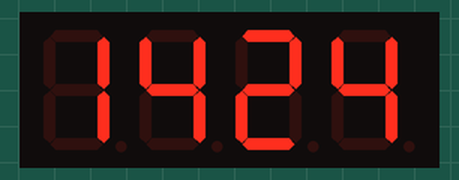
Simulated run of this sketch. Board: Arduino Uno, built with avr-gcc and run on an emulated ATmega328P. Parts: 4-digit seven-segment display. Wiring (inferred from the names in the program): 4-digit 7-segment display, segments lit when LOW: segments pin 12, pin 10, pin 6, pin 3, pin 2, pin 11, pin 5, pin 4; digit selects pin 13, pin 8, pin 9, pin 7. The segment pins are drawn as the display they are named for.

Above: at 0.1 s.
At 65.1 s:
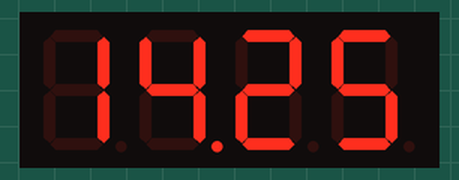
At 128.1 s:
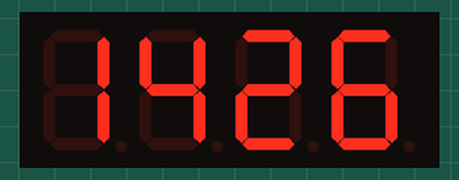

The sketch:

budzik.ino
```cpp
/*
wystarczyło zainteresować się bibliotekami LedControl, DateTime i Metro zamiast pisać ten program

    A
   ---
F |   | B
  | G |
   ---
E |   | C
  |   |
   ---
    D

LED PINs:

 _13_12_11__8__9__10_
[____.____.____.____.]
  2  3  4   6  5  7

*/

#define ON 0
#define OFF 1

int A = 12;
int B = 10;
int C = 6;
int D = 3;
int E = 2;
int F = 11;
int G = 5;
int dot = 4;
int D4 = 7;
int D3 = 9;
int D2 = 8;
int D1 = 13;

int h = 14;
int m = 24;
int refresh = 5;

unsigned long start;
unsigned long now;

void setup(){
  pinMode(A, OUTPUT);
  pinMode(B, OUTPUT);
  pinMode(C, OUTPUT);
  pinMode(D, OUTPUT);
  pinMode(E, OUTPUT);
  pinMode(F, OUTPUT);
  pinMode(G, OUTPUT);
  pinMode(dot, OUTPUT);
  pinMode(D1, OUTPUT);
  pinMode(D2, OUTPUT);
  pinMode(D3, OUTPUT);
  pinMode(D4, OUTPUT);
}

//=====================

void loop(){
  for(int j=h; j<24; j++){
    h=0;
    for(int i=m; i<60; i++){
      m=0;
      start=millis();
      now=start;
      while(now-start<59980){
        digitalWrite(dot, OFF);
        condition(i%10);
        fourth();
        delay(refresh);

        digitalWrite(dot, OFF);
        condition((i-i%10)/10);
        third();
        delay(refresh);

        if(now%2000<1000) digitalWrite(dot, OFF);
        else digitalWrite(dot, ON);
        condition(j%10);
        second();
        delay(refresh);

        digitalWrite(dot, OFF);
        condition((j-j%10)/10);
        first();
        delay(refresh);

        now=millis();
      }
    }
  }
}

//===================

void zero(){
  digitalWrite(A, ON);
  digitalWrite(B, ON);
  digitalWrite(C, ON);
  digitalWrite(D, ON);
  digitalWrite(E, ON);
  digitalWrite(F, ON);
  digitalWrite(G, OFF);
}

void one(){
  digitalWrite(A, OFF);
  digitalWrite(B, ON);
  digitalWrite(C, ON);
  digitalWrite(D, OFF);
  digitalWrite(E, OFF);
  digitalWrite(F, OFF);
  digitalWrite(G, OFF);
}

void two(){
  digitalWrite(A, ON);
  digitalWrite(B, ON);
  digitalWrite(C, OFF);
  digitalWrite(D, ON);
  digitalWrite(E, ON);
  digitalWrite(F, OFF);
  digitalWrite(G, ON);
}

void three(){
  digitalWrite(A, ON);
  digitalWrite(B, ON);
  digitalWrite(C, ON);
  digitalWrite(D, ON);
  digitalWrite(E, OFF);
  digitalWrite(F, OFF);
  digitalWrite(G, ON);
}

void four(){
  digitalWrite(A, OFF);
  digitalWrite(B, ON);
  digitalWrite(C, ON);
  digitalWrite(D, OFF);
  digitalWrite(E, OFF);
  digitalWrite(F, ON);
  digitalWrite(G, ON);
}

void five(){
  digitalWrite(A, ON);
  digitalWrite(B, OFF);
  digitalWrite(C, ON);
  digitalWrite(D, ON);
  digitalWrite(E, OFF);
  digitalWrite(F, ON);
  digitalWrite(G, ON);
}

void six(){
  digitalWrite(A, ON);
  digitalWrite(B, OFF);
  digitalWrite(C, ON);
  digitalWrite(D, ON);
  digitalWrite(E, ON);
  digitalWrite(F, ON);
  digitalWrite(G, ON);
}

void seven(){
  digitalWrite(A, ON);
  digitalWrite(B, ON);
  digitalWrite(C, ON);
  digitalWrite(D, OFF);
  digitalWrite(E, OFF);
  digitalWrite(F, OFF);
  digitalWrite(G, OFF);
}

void eight(){
  digitalWrite(A, ON);
  digitalWrite(B, ON);
  digitalWrite(C, ON);
  digitalWrite(D, ON);
  digitalWrite(E, ON);
  digitalWrite(F, ON);
  digitalWrite(G, ON);
}

void nine(){
  digitalWrite(A, ON);
  digitalWrite(B, ON);
  digitalWrite(C, ON);
  digitalWrite(D, ON);
  digitalWrite(E, OFF);
  digitalWrite(F, ON);
  digitalWrite(G, ON);
}

//====================

void first(){
  digitalWrite(D1, HIGH);
  digitalWrite(D2, LOW);
  digitalWrite(D3, LOW);
  digitalWrite(D4, LOW);
}

void second(){
  digitalWrite(D1, LOW);
  digitalWrite(D2, HIGH);
  digitalWrite(D3, LOW);
  digitalWrite(D4, LOW);
}

void third(){
  digitalWrite(D1, LOW);
  digitalWrite(D2, LOW);
  digitalWrite(D3, HIGH);
  digitalWrite(D4, LOW);
}

void fourth(){
  digitalWrite(D1, LOW);
  digitalWrite(D2, LOW);
  digitalWrite(D3, LOW);
  digitalWrite(D4, HIGH);
}


void condition(int var){
  switch(var){
    case 0:
      zero();
      break;
    case 1:
      one();
      break;
    case 2:
      two();
      break;
    case 3:
      three();
      break;
    case 4:
      four();
      break;
    case 5:
      five();
      break;
    case 6:
      six();
      break;
    case 7:
      seven();
      break;
    case 8:
      eight();
      break;
    case 9:
      nine();
      break;
    }
}
```
